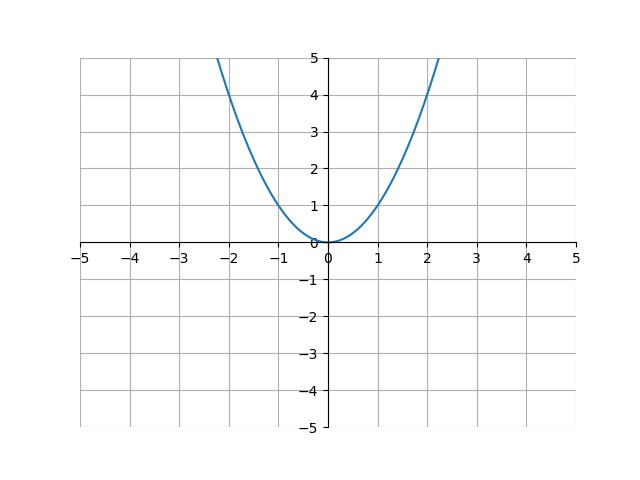

Recreate this plot in Python.
import matplotlib.pyplot as plt
import numpy as np

x = np.arange(-5, 5, .01)
y = x**2

ax = plt.gca()
ax.spines['top'].set_color('none')
ax.spines['left'].set_position('zero')
ax.spines['right'].set_color('none')
ax.spines['bottom'].set_position('zero')

plt.xlim(-5, 5)
plt.ylim(-5, 5)
plt.xticks(np.arange(min(x), max(x)+1, 1.0))
plt.yticks(np.arange(-5, 5+1, 1.0))
plt.plot(x, y)
plt.grid(True)
plt.show()
